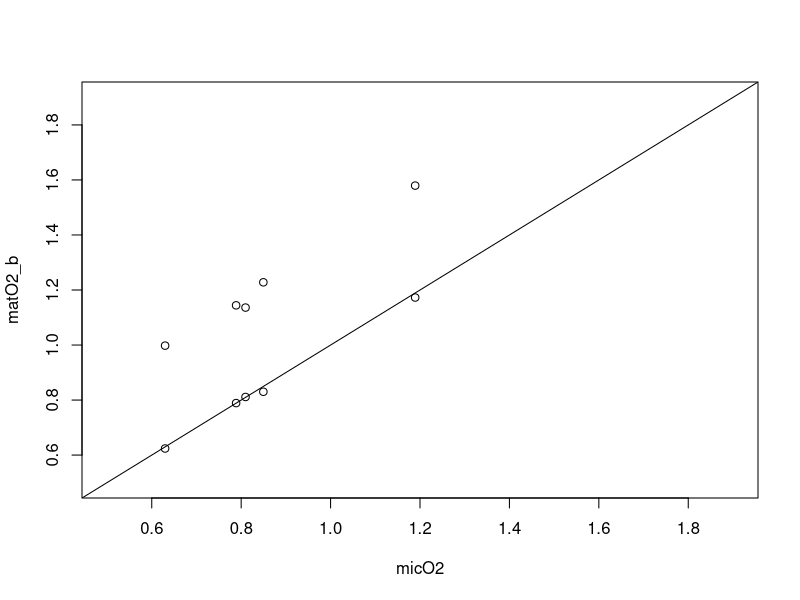
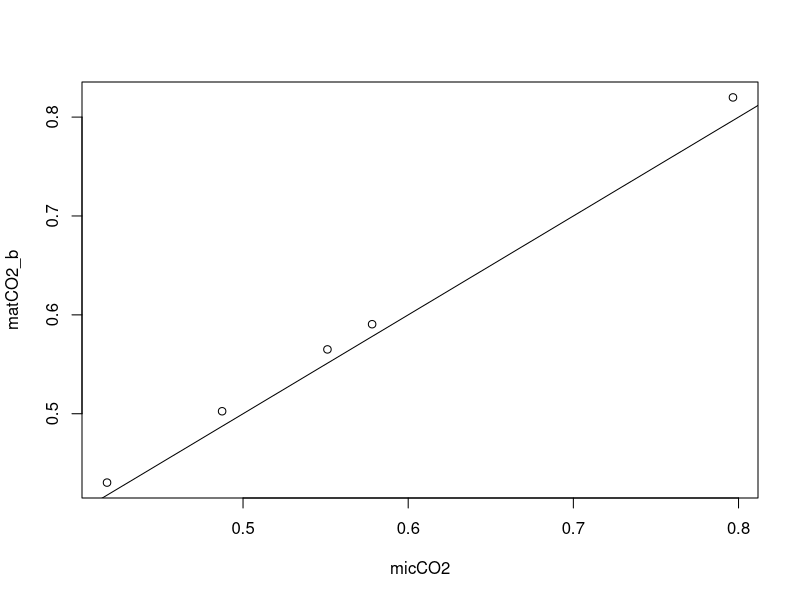

Write R code to recreate these figures, in order.

micO2 <- c(1.18920828, 0.7887024,0.80975364,0.62986812,0.84962208)
micCO2 <- c(0.79663046,0.48732871,0.57815048,0.41765802,0.55110257)

matO2 <- c(1.5794542,1.144258973,1.136123151,0.997781145,1.227973001)
matCO2 <- c(0.849651294,0.533783591,0.616182853,0.466107783,0.600325345)

matO2_b <- c(1.172572714,0.788984749,0.811187166,0.623882133,0.830133874)
matCO2_b <- c(0.819915339, 0.502504303,0.590536658,0.430358152,0.565053374)


lmO2 <- lm(matO2_b~micO2)
lmCO2 <- lm(matCO2_b~micCO2)

# O2
plot(micO2, matO2_b, xlim = c(0.5, 1.9), ylim = c(0.5, 1.9))
abline(a = 0, b = 1)
points(micO2, matO2)

micO2-matO2_b


# CO2
plot(micCO2, matCO2_b)
abline(a = 0, b = 1)
micCO2-matCO2_b

